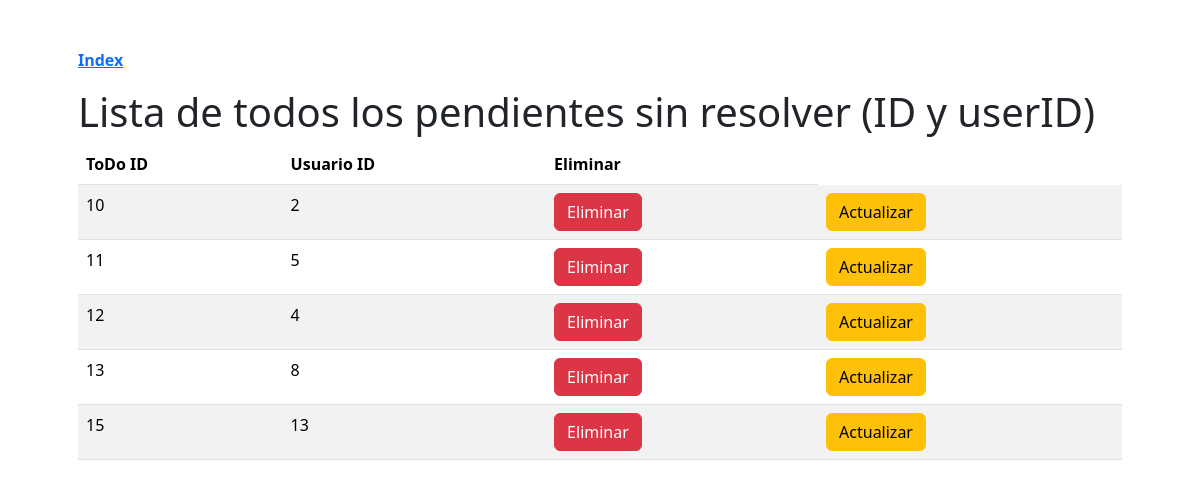
/list/not_done_id_user/, run on the app's committed database.
### todo_board/models.py (models this page shows)
class ToDo(models.Model):
    todo_id = models.BigAutoField(primary_key=True)
    title = models.CharField(max_length=100)
    done = models.BooleanField(default=False)
    user_id = models.BigIntegerField()

### todo_board/views.py (the view)
# urls.py: path("list/not_done_id_user/", views.list_not_done_id_user, name="list_not_done_id_user"),
def list_not_done_id_user(request: HttpRequest):
    todos = ToDo.objects.filter(done=False).all();
    return render(request, f"{app_prefix}/list_not_done_id_user.html", {"todos": todos})

### todo_board/templates/todo_board/list_not_done_id_user.html
{% extends "todo_board/base.html" %}
{% block content%}
<h1>
   Lista de todos los pendientes sin resolver (ID y userID)
</h1>
{% if todos %}
    <table class="table table-striped">
    <thead>
        <tr>
        <th scope="col">ToDo ID</th>
        <th scope="col">Usuario ID</th>
        <th scope="col">Eliminar</th>
        </tr>
    </thead>
    <tbody>
        {% for t in todos %}
            <tr>
            <td>{{ t.todo_id }}</td>
            <td>{{ t.user_id }}</td>
            <td><a href="{% url 'todo_board:delete' t.todo_id %}"><button class="btn btn-danger">Eliminar</button></a></td>
            <td><a href="{% url 'todo_board:update' t.todo_id %}"><button class="btn btn-warning">Actualizar</button></a></td>
            </tr>
        {% endfor %}
    </tbody>
    </table>
{% else %}
    <p>No hay ToDos para mostar.<p/>
{% endif %}
{% endblock content%}

### data on the page
ToDo: todo_id "10", user_id "2"
ToDo: todo_id "11", user_id "5"
ToDo: todo_id "12", user_id "4"
ToDo: todo_id "13", user_id "8"
ToDo: todo_id "15", user_id "13"
